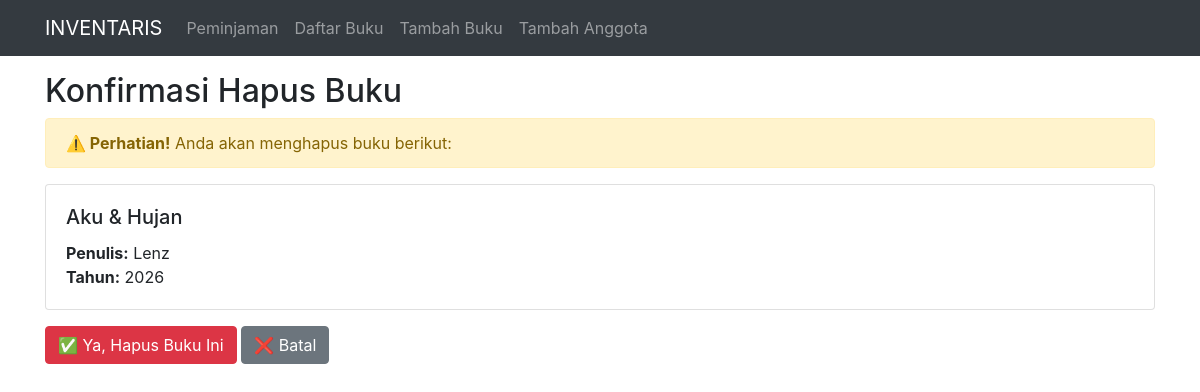
Screenshot of /buku/10/hapus/ with the database file from the repository.
### iventaris_app/models.py (models this page shows)
class Buku(models.Model):
    judul = models.CharField(max_length=120)
    penulis = models.CharField(max_length=100)
    tahun = models.IntegerField()

### iventaris_app/views.py (the view, shortened to what this page needs)
# urls.py: path('buku/<int:pk>/hapus/', BukuDeleteView.as_view(), name='hapus-buku'),  # ✅ URL Hapus Baru
class BukuDeleteView(DeleteView):
    model = Buku
    template_name = 'iventaris_app/buku_confirm_delete.html'
    success_url = reverse_lazy('daftar-buku')

### iventaris_app/templates/iventaris_app/buku_confirm_delete.html (shortened to what this page needs)
{% extends 'iventaris_app/base.html' %}
{% block content %}
<h2>Konfirmasi Hapus Buku</h2>
<div class="alert alert-warning">
    <strong>⚠️ Perhatian!</strong> Anda akan menghapus buku berikut:
</div>
<div class="card">
    <div class="card-body">
        <h5 class="card-title">{{ buku.judul }}</h5>
        <p class="card-text">
            <strong>Penulis:</strong> {{ buku.penulis }}<br>
            <strong>Tahun:</strong> {{ buku.tahun }}<br>
        </p>
    </div>
</div>
<div class="mt-3">
    <form method="post" class="d-inline">
        <button type="submit" class="btn btn-danger">
            ✅ Ya, Hapus Buku Ini
        </button>
    </form>
    <a href="{% url 'daftar-buku' %}" class="btn btn-secondary">
        ❌ Batal
    </a>
</div>
{% endblock %}

### rows the page displays
Buku: judul "Aku & Hujan", penulis "Lenz", tahun "2026"
